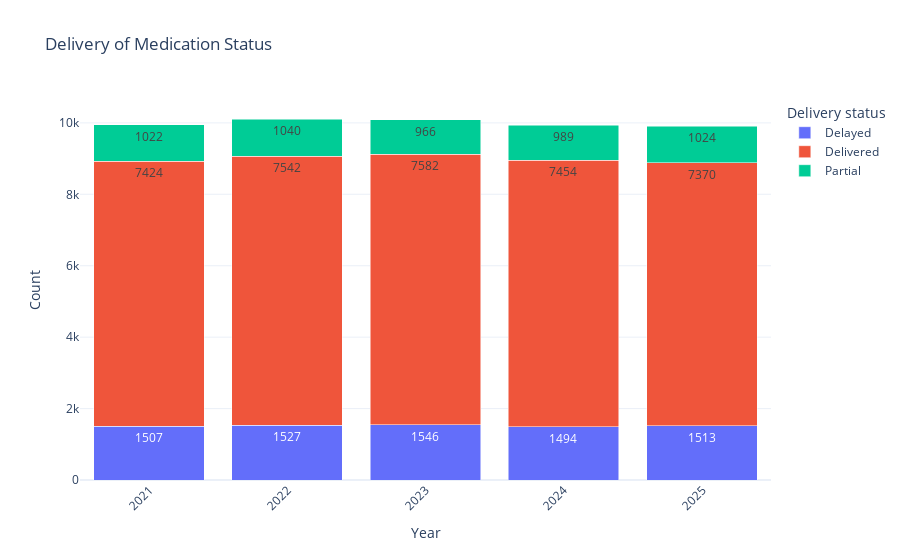

Here is the notebook cell this chart was saved with:
### Code cell
deliv_med_date.reset_index(inplace=True)
melted_data=deliv_med_date.melt(id_vars='year', var_name='distribution_status', value_name='count')

fig=px.bar(
    melted_data,
    x='year',
    y='count',
    color='distribution_status',
    text='count',
    title='Delivery of Medication Status',
    labels={'year':'Year', 'count':'Count', 'distribution_status':'Distribution_Status'},
    barmode='stack')

fig.update_layout(
    xaxis_tickangle=-45,
    template='plotly_white',
    legend_title_text='Delivery status')
fig.show()

### Figure 1 — Plotly figure (JSON) as saved in the notebook; plotly's stock layout.template omitted (floating-point values rounded to 4 significant figures)
{"data": [{"hovertemplate": "Distribution_Status=Delayed<br>Year=%{x}<br>Count=%{text}<extra></extra>", "legendgroup": "Delayed", "marker": {"color": "#636efa", "pattern": {"shape": ""}}, "name": "Delayed", "orientation": "v", "showlegend": true, "text": [1507.0, 1527.0, 1546.0, 1494.0, 1513.0], "textposition": "auto", "x": ["2020-12-31T00:00:00.000000000", "2021-12-31T00:00:00.000000000", "2022-12-31T00:00:00.000000000", "2023-12-31T00:00:00.000000000", "2024-12-31T00:00:00.000000000"], "xaxis": "x", "y": [1507, 1527, 1546, 1494, 1513], "yaxis": "y", "type": "bar"}, {"hovertemplate": "Distribution_Status=Delivered<br>Year=%{x}<br>Count=%{text}<extra></extra>", "legendgroup": "Delivered", "marker": {"color": "#EF553B", "pattern": {"shape": ""}}, "name": "Delivered", "orientation": "v", "showlegend": true, "text": [7424.0, 7542.0, 7582.0, 7454.0, 7370.0], "textposition": "auto", "x": ["2020-12-31T00:00:00.000000000", "2021-12-31T00:00:00.000000000", "2022-12-31T00:00:00.000000000", "2023-12-31T00:00:00.000000000", "2024-12-31T00:00:00.000000000"], "xaxis": "x", "y": [7424, 7542, 7582, 7454, 7370], "yaxis": "y", "type": "bar"}, {"hovertemplate": "Distribution_Status=Partial<br>Year=%{x}<br>Count=%{text}<extra></extra>", "legendgroup": "Partial", "marker": {"color": "#00cc96", "pattern": {"shape": ""}}, "name": "Partial", "orientation": "v", "showlegend": true, "text": [1022.0, 1040.0, 966.0, 989.0, 1024.0], "textposition": "auto", "x": ["2020-12-31T00:00:00.000000000", "2021-12-31T00:00:00.000000000", "2022-12-31T00:00:00.000000000", "2023-12-31T00:00:00.000000000", "2024-12-31T00:00:00.000000000"], "xaxis": "x", "y": [1022, 1040, 966, 989, 1024], "yaxis": "y", "type": "bar"}], "layout": {"xaxis": {"anchor": "y", "domain": [0.0, 1.0], "title": {"text": "Year"}, "tickangle": -45}, "yaxis": {"anchor": "x", "domain": [0.0, 1.0], "title": {"text": "Count"}}, "legend": {"title": {"text": "Delivery status"}, "tracegroupgap": 0}, "title": {"text": "Delivery of Medication Status"}, "barmode": "stack"}}
